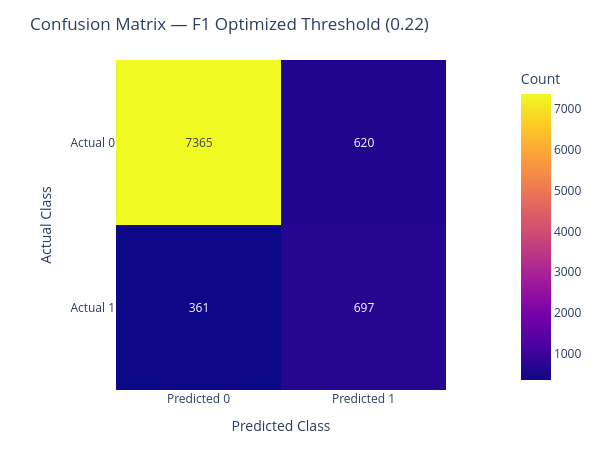

Notebook source saved alongside this figure:
### Code cell
fig = px.imshow(
    cm_f1,
    text_auto=True,
    title=(
        f"Confusion Matrix — "
        f"F1 Optimized Threshold "
        f"({best_f1_threshold:.2f})"
    ),
    labels={
        "x": "Predicted Class",
        "y": "Actual Class",
        "color": "Count"
    },
    x=["Predicted 0", "Predicted 1"],
    y=["Actual 0", "Actual 1"]
)

fig.update_layout(
    width=600,
    height=450,
    margin=dict(
        l=60,
        r=30,
        t=60,
        b=60
    )
)

fig.show()

### Figure 1 — Plotly figure (JSON) as saved in the notebook; plotly's stock layout.template omitted (floating-point values rounded to 4 significant figures)
{"data": [{"coloraxis": "coloraxis", "hovertemplate": "Predicted Class: %{x}<br>Actual Class: %{y}<br>Count: %{z}<extra></extra>", "name": "0", "texttemplate": "%{z}", "type": "heatmap", "x": ["Predicted 0", "Predicted 1"], "xaxis": "x", "y": ["Actual 0", "Actual 1"], "yaxis": "y", "z": [[7365, 620], [361, 697]]}], "layout": {"coloraxis": {"colorbar": {"title": {"text": "Count"}}, "colorscale": [[0, "#0d0887"], [0.1111, "#46039f"], [0.2222, "#7201a8"], [0.3333, "#9c179e"], [0.4444, "#bd3786"], [0.5556, "#d8576b"], [0.6667, "#ed7953"], [0.7778, "#fb9f3a"], [0.8889, "#fdca26"], [1, "#f0f921"]]}, "height": 450, "margin": {"b": 60, "l": 60, "r": 30, "t": 60}, "title": {"text": "Confusion Matrix — F1 Optimized Threshold (0.22)"}, "width": 600, "xaxis": {"anchor": "y", "constrain": "domain", "domain": [0, 1], "scaleanchor": "y", "title": {"text": "Predicted Class"}}, "yaxis": {"anchor": "x", "autorange": "reversed", "constrain": "domain", "domain": [0, 1], "title": {"text": "Actual Class"}}}}
